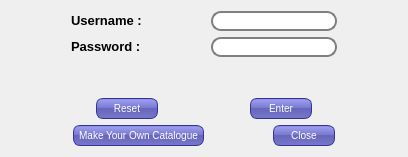
<?xml version="1.0" encoding="UTF-8"?>
<ui version="4.0">
 <class>Login</class>
 <widget class="QDialog" name="Login">
  <property name="geometry">
   <rect>
    <x>0</x>
    <y>0</y>
    <width>408</width>
    <height>157</height>
   </rect>
  </property>
  <property name="windowTitle">
   <string>Dialog</string>
  </property>
  <property name="styleSheet">
   <string notr="true"> QLineEdit {
     border: 2px solid gray;
     border-radius: 10px;
     padding: 0 8px;
     background: white;
     selection-background-color: darkgray;
 }
QPushButton {
color: white;
background-color: QLinearGradient( x1: 0, y1: 0, x2: 0, y2: 1, stop: 0 #88d, stop: 0.1 #99e, stop: 0.49 #77c, stop: 0.5 #66b, stop: 1 #77c);
border-width: 1px;
border-color: #339;
border-style: solid;
border-radius: 7;
padding: 3px;
font-size: 10px;
padding-left: 5px;
padding-right: 5px;
min-width: 50px;
max-width: 120px;
min-height: 13px;
max-height: 13px;
}</string>
  </property>
  <layout class="QVBoxLayout" name="verticalLayout_7">
   <item>
    <layout class="QVBoxLayout" name="verticalLayout_6">
     <item>
      <layout class="QHBoxLayout" name="horizontalLayout">
       <item>
        <layout class="QVBoxLayout" name="verticalLayout_4">
         <item>
          <spacer name="horizontalSpacer_9">
           <property name="orientation">
            <enum>Qt::Horizontal</enum>
           </property>
           <property name="sizeHint" stdset="0">
            <size>
             <width>40</width>
             <height>20</height>
            </size>
           </property>
          </spacer>
         </item>
         <item>
          <spacer name="horizontalSpacer_10">
           <property name="orientation">
            <enum>Qt::Horizontal</enum>
           </property>
           <property name="sizeHint" stdset="0">
            <size>
             <width>40</width>
             <height>20</height>
            </size>
           </property>
          </spacer>
         </item>
        </layout>
       </item>
       <item>
        <layout class="QVBoxLayout" name="verticalLayout_2">
         <item>
          <widget class="QLabel" name="label">
           <property name="text">
            <string>&lt;!DOCTYPE HTML PUBLIC &quot;-//W3C//DTD HTML 4.0//EN&quot; &quot;http://www.w3.org/TR/REC-html40/strict.dtd&quot;&gt;
&lt;html&gt;&lt;head&gt;&lt;meta name=&quot;qrichtext&quot; content=&quot;1&quot; /&gt;&lt;style type=&quot;text/css&quot;&gt;
p, li { white-space: pre-wrap; }
&lt;/style&gt;&lt;/head&gt;&lt;body style=&quot; font-family:'MS Shell Dlg 2'; font-size:8.25pt; font-weight:400; font-style:normal;&quot;&gt;
&lt;p style=&quot; margin-top:0px; margin-bottom:0px; margin-left:0px; margin-right:0px; -qt-block-indent:0; text-indent:0px;&quot;&gt;&lt;span style=&quot; font-size:10pt; font-weight:600;&quot;&gt;Username : &lt;/span&gt;&lt;/p&gt;&lt;/body&gt;&lt;/html&gt;</string>
           </property>
          </widget>
         </item>
         <item>
          <widget class="QLabel" name="label_2">
           <property name="text">
            <string>&lt;!DOCTYPE HTML PUBLIC &quot;-//W3C//DTD HTML 4.0//EN&quot; &quot;http://www.w3.org/TR/REC-html40/strict.dtd&quot;&gt;
&lt;html&gt;&lt;head&gt;&lt;meta name=&quot;qrichtext&quot; content=&quot;1&quot; /&gt;&lt;style type=&quot;text/css&quot;&gt;
p, li { white-space: pre-wrap; }
&lt;/style&gt;&lt;/head&gt;&lt;body style=&quot; font-family:'MS Shell Dlg 2'; font-size:8.25pt; font-weight:400; font-style:normal;&quot;&gt;
&lt;p style=&quot; margin-top:0px; margin-bottom:0px; margin-left:0px; margin-right:0px; -qt-block-indent:0; text-indent:0px;&quot;&gt;&lt;span style=&quot; font-size:10pt; font-weight:600;&quot;&gt;Password :&lt;/span&gt;&lt;/p&gt;&lt;/body&gt;&lt;/html&gt;</string>
           </property>
          </widget>
         </item>
        </layout>
       </item>
       <item>
        <layout class="QVBoxLayout" name="verticalLayout_3">
         <item>
          <spacer name="horizontalSpacer">
           <property name="orientation">
            <enum>Qt::Horizontal</enum>
           </property>
           <property name="sizeHint" stdset="0">
            <size>
             <width>40</width>
             <height>20</height>
            </size>
           </property>
          </spacer>
         </item>
         <item>
          <spacer name="horizontalSpacer_2">
           <property name="orientation">
            <enum>Qt::Horizontal</enum>
           </property>
           <property name="sizeHint" stdset="0">
            <size>
             <width>40</width>
             <height>20</height>
            </size>
           </property>
          </spacer>
         </item>
        </layout>
       </item>
       <item>
        <layout class="QVBoxLayout" name="verticalLayout">
         <item>
          <widget class="QLineEdit" name="lineEdit"/>
         </item>
         <item>
          <widget class="QLineEdit" name="lineEdit_2">
           <property name="text">
            <string/>
           </property>
           <property name="echoMode">
            <enum>QLineEdit::Password</enum>
           </property>
          </widget>
         </item>
        </layout>
       </item>
       <item>
        <layout class="QVBoxLayout" name="verticalLayout_5">
         <item>
          <spacer name="horizontalSpacer_11">
           <property name="orientation">
            <enum>Qt::Horizontal</enum>
           </property>
           <property name="sizeHint" stdset="0">
            <size>
             <width>40</width>
             <height>20</height>
            </size>
           </property>
          </spacer>
         </item>
         <item>
          <spacer name="horizontalSpacer_12">
           <property name="orientation">
            <enum>Qt::Horizontal</enum>
           </property>
           <property name="sizeHint" stdset="0">
            <size>
             <width>40</width>
             <height>20</height>
            </size>
           </property>
          </spacer>
         </item>
        </layout>
       </item>
      </layout>
     </item>
     <item>
      <widget class="QLabel" name="label_3">
       <property name="text">
        <string>&lt;!DOCTYPE HTML PUBLIC &quot;-//W3C//DTD HTML 4.0//EN&quot; &quot;http://www.w3.org/TR/REC-html40/strict.dtd&quot;&gt;
&lt;html&gt;&lt;head&gt;&lt;meta name=&quot;qrichtext&quot; content=&quot;1&quot; /&gt;&lt;style type=&quot;text/css&quot;&gt;
p, li { white-space: pre-wrap; }
&lt;/style&gt;&lt;/head&gt;&lt;body style=&quot; font-family:'MS Shell Dlg 2'; font-size:8.25pt; font-weight:400; font-style:normal;&quot;&gt;
&lt;p align=&quot;center&quot; style=&quot;-qt-paragraph-type:empty; margin-top:0px; margin-bottom:0px; margin-left:0px; margin-right:0px; -qt-block-indent:0; text-indent:0px; font-size:8pt;&quot;&gt;&lt;/p&gt;&lt;/body&gt;&lt;/html&gt;</string>
       </property>
      </widget>
     </item>
     <item>
      <layout class="QHBoxLayout" name="horizontalLayout_2">
       <item>
        <spacer name="horizontalSpacer_5">
         <property name="orientation">
          <enum>Qt::Horizontal</enum>
         </property>
         <property name="sizeHint" stdset="0">
          <size>
           <width>40</width>
           <height>20</height>
          </size>
         </property>
        </spacer>
       </item>
       <item>
        <widget class="QPushButton" name="pushButton_4">
         <property name="text">
          <string>Reset</string>
         </property>
        </widget>
       </item>
       <item>
        <spacer name="horizontalSpacer_3">
         <property name="orientation">
          <enum>Qt::Horizontal</enum>
         </property>
         <property name="sizeHint" stdset="0">
          <size>
           <width>40</width>
           <height>20</height>
          </size>
         </property>
        </spacer>
       </item>
       <item>
        <widget class="QPushButton" name="pushButton">
         <property name="text">
          <string>Enter</string>
         </property>
        </widget>
       </item>
       <item>
        <spacer name="horizontalSpacer_4">
         <property name="orientation">
          <enum>Qt::Horizontal</enum>
         </property>
         <property name="sizeHint" stdset="0">
          <size>
           <width>40</width>
           <height>20</height>
          </size>
         </property>
        </spacer>
       </item>
      </layout>
     </item>
     <item>
      <layout class="QHBoxLayout" name="horizontalLayout_3">
       <item>
        <spacer name="horizontalSpacer_7">
         <property name="orientation">
          <enum>Qt::Horizontal</enum>
         </property>
         <property name="sizeHint" stdset="0">
          <size>
           <width>40</width>
           <height>20</height>
          </size>
         </property>
        </spacer>
       </item>
       <item>
        <widget class="QPushButton" name="pushButton_2">
         <property name="text">
          <string>Make Your Own Catalogue</string>
         </property>
        </widget>
       </item>
       <item>
        <spacer name="horizontalSpacer_6">
         <property name="orientation">
          <enum>Qt::Horizontal</enum>
         </property>
         <property name="sizeHint" stdset="0">
          <size>
           <width>40</width>
           <height>20</height>
          </size>
         </property>
        </spacer>
       </item>
       <item>
        <widget class="QPushButton" name="pushButton_3">
         <property name="text">
          <string>Close</string>
         </property>
        </widget>
       </item>
       <item>
        <spacer name="horizontalSpacer_8">
         <property name="orientation">
          <enum>Qt::Horizontal</enum>
         </property>
         <property name="sizeHint" stdset="0">
          <size>
           <width>40</width>
           <height>20</height>
          </size>
         </property>
        </spacer>
       </item>
      </layout>
     </item>
    </layout>
   </item>
  </layout>
 </widget>
 <tabstops>
  <tabstop>lineEdit</tabstop>
  <tabstop>lineEdit_2</tabstop>
  <tabstop>pushButton</tabstop>
  <tabstop>pushButton_4</tabstop>
  <tabstop>pushButton_2</tabstop>
  <tabstop>pushButton_3</tabstop>
 </tabstops>
 <resources/>
 <connections/>
</ui>
